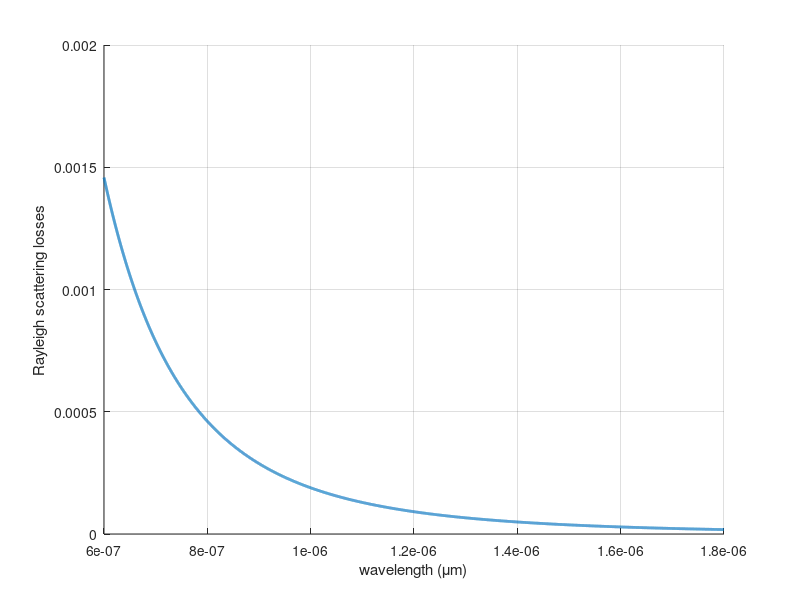

Recreate this plot in MATLAB.
clc;
clear;
close all;
lamda = 0.63e-6;
n = 1.46;
p = 0.286;
Bc = 7e-11;
K = 1.380649e-23;
Tf = 1400;
Y = ((8*pi^3)/(3*lamda^4)) * n^8 * p^2 * Bc*K*Tf;
fprintf('Rayleigh scattering coefficient = %f (m^{-1})\n',Y);
lamda0 = linspace(0.6e-6, 1.8e-6 , 10000);
Y0 = ((8*pi^3/ 3 )) * n^8 * p^2 * Bc*K*Tf;
Y1 = Y0./(lamda0).^4;
figure;
hold on;
grid on;
plot(lamda0 , Y1,'LineWidth',2);
xlabel('wavelength (\mum)');
ylabel('Rayleigh scattering losses');
hold off;
